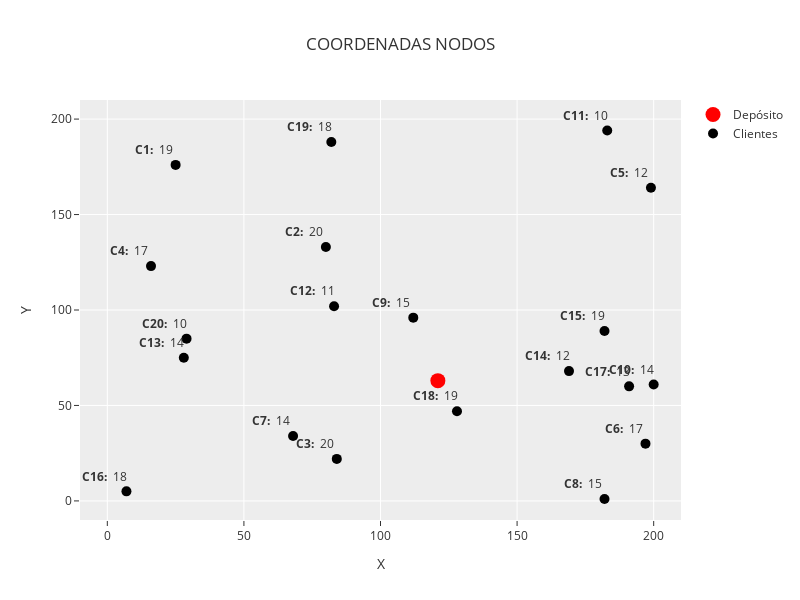

The notebook cell this image was saved under:
### Code cell
fig = go.Figure()

# Añadir punto de depósito en rojo
fig.add_trace(
    go.Scatter(
        x=[COORDENADAS[0]["x"]],
        y=[COORDENADAS[0]["y"]],
        mode="markers",
        name="Depósito",
        marker=dict(color="red", size=15),
    )
)

# Añadir puntos de clientes en negro
fig.add_trace(
    go.Scatter(
        x=[coord["x"] for coord in list(COORDENADAS.values())[1:]],
        y=[coord["y"] for coord in list(COORDENADAS.values())[1:]],
        mode="markers",
        name="Clientes",
        marker=dict(color="black", size=10),
    )
)

# Añadir anotaciones de clientes
for cliente in CLIENTES:
    coord_cliente_x = COORDENADAS[cliente]["x"]
    coord_cliente_y = COORDENADAS[cliente]["y"]
    fig.add_annotation(x=coord_cliente_x - 8, y=coord_cliente_y + 8, text=f"<b>C{cliente}: </b> {DEMANDAS[cliente]}", showarrow=False)

# Configurar el layout del gráfico
fig.update_layout(
    title=f"COORDENADAS NODOS",
    xaxis_title="X",
    yaxis_title="Y",
    xaxis=dict(range=[-10, N * 10 + 10]),
    yaxis=dict(range=[-10, N * 10 + 10]),
    width=800,
    height=600,
    template="ggplot2",
)

fig.show()

### Figure 1 — Plotly figure (JSON) as saved in the notebook; plotly's stock layout.template omitted (floating-point values rounded to 4 significant figures)
{"data": [{"marker": {"color": "red", "size": 15}, "mode": "markers", "name": "Depósito", "type": "scatter", "x": [121], "y": [63]}, {"marker": {"color": "black", "size": 10}, "mode": "markers", "name": "Clientes", "type": "scatter", "x": [25, 80, 84, 16, 199, 197, 68, 182, 112, 200, 183, 83, 28, 169, 182, 7, 191, 128, 82, 29], "y": [176, 133, 22, 123, 164, 30, 34, 1, 96, 61, 194, 102, 75, 68, 89, 5, 60, 47, 188, 85]}], "layout": {"annotations": [{"showarrow": false, "text": "<b>C1: </b> 19", "x": 17, "y": 184}, {"showarrow": false, "text": "<b>C2: </b> 20", "x": 72, "y": 141}, {"showarrow": false, "text": "<b>C3: </b> 20", "x": 76, "y": 30}, {"showarrow": false, "text": "<b>C4: </b> 17", "x": 8, "y": 131}, {"showarrow": false, "text": "<b>C5: </b> 12", "x": 191, "y": 172}, {"showarrow": false, "text": "<b>C6: </b> 17", "x": 189, "y": 38}, {"showarrow": false, "text": "<b>C7: </b> 14", "x": 60, "y": 42}, {"showarrow": false, "text": "<b>C8: </b> 15", "x": 174, "y": 9}, {"showarrow": false, "text": "<b>C9: </b> 15", "x": 104, "y": 104}, {"showarrow": false, "text": "<b>C10: </b> 14", "x": 192, "y": 69}, {"showarrow": false, "text": "<b>C11: </b> 10", "x": 175, "y": 202}, {"showarrow": false, "text": "<b>C12: </b> 11", "x": 75, "y": 110}, {"showarrow": false, "text": "<b>C13: </b> 14", "x": 20, "y": 83}, {"showarrow": false, "text": "<b>C14: </b> 12", "x": 161, "y": 76}, {"showarrow": false, "text": "<b>C15: </b> 19", "x": 174, "y": 97}, {"showarrow": false, "text": "<b>C16: </b> 18", "x": -1, "y": 13}, {"showarrow": false, "text": "<b>C17: </b> 13", "x": 183, "y": 68}, {"showarrow": false, "text": "<b>C18: </b> 19", "x": 120, "y": 55}, {"showarrow": false, "text": "<b>C19: </b> 18", "x": 74, "y": 196}, {"showarrow": false, "text": "<b>C20: </b> 10", "x": 21, "y": 93}], "height": 600, "title": {"text": "COORDENADAS NODOS"}, "width": 800, "xaxis": {"range": [-10, 210], "title": {"text": "X"}}, "yaxis": {"range": [-10, 210], "title": {"text": "Y"}}}}
